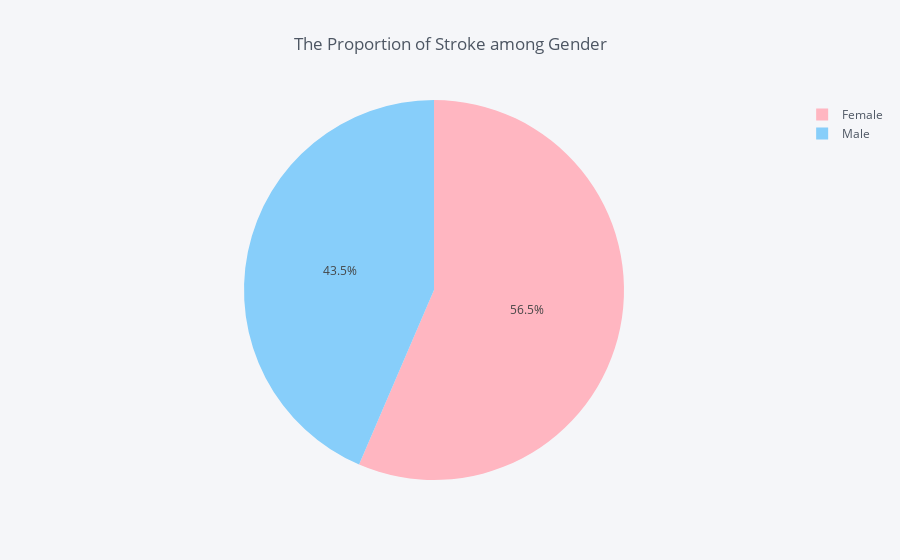

The notebook cell saved with this chart:
### Code cell
gender = data.groupby(data['gender'])['stroke'].sum()
data_gender = pd.DataFrame({'labels': gender.index,
                   'values': gender.values
                  })
colors = ['lightpink', 'lightskyblue']
data_gender.iplot(kind='pie',labels='labels',values='values', title='The Proportion of Stroke among Gender', colors = colors)

### Figure 1 — Plotly figure (JSON) as saved in the notebook; plotly's stock layout.template omitted (floating-point values rounded to 4 significant figures)
{"data": [{"labels": ["Female", "Male"], "marker": {"colors": ["rgba(255, 182, 193, 1.0)", "rgba(135, 206, 250, 1.0)"]}, "name": "", "values": [140, 108], "type": "pie"}], "layout": {"legend": {"bgcolor": "#F5F6F9", "font": {"color": "#4D5663"}}, "paper_bgcolor": "#F5F6F9", "plot_bgcolor": "#F5F6F9", "title": {"text": "The Proportion of Stroke among Gender", "font": {"color": "#4D5663"}}, "autosize": true}}
